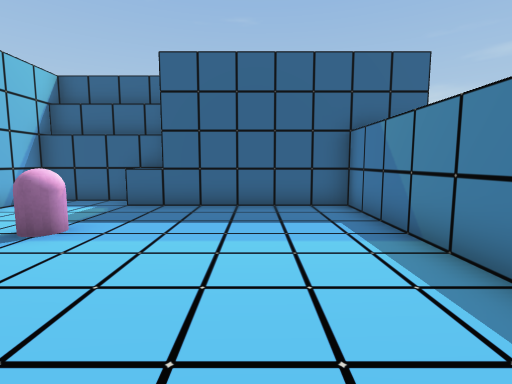
[1] (above)

16 first-person views from a walk through a 3-D level made in the Unity game engine. The camera is 0.58 m above the floor, tilts 6° down and sees 85° across. The floor is counted in squares, 0.5 m on a side. Each view is taken from the middle of a square. On the plan, view 1 faces up. The plan holds only what a view shows up to about 12 squares ahead; the rest is blank. The place goes on beyond the plan. The player character is not drawn. Some surface patterns are stand-ins.

[2]
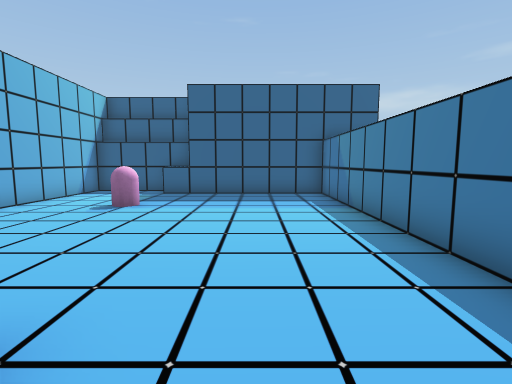

[3]
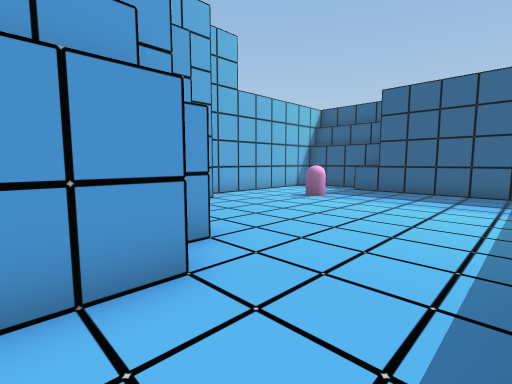

[4]
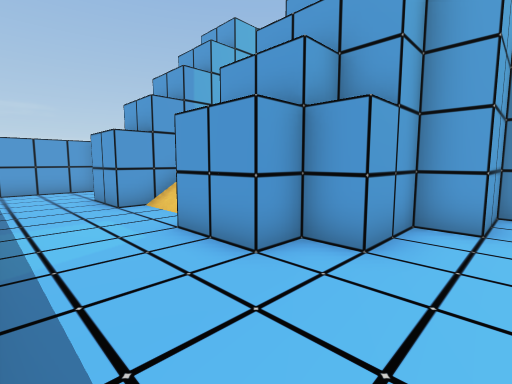

[5]
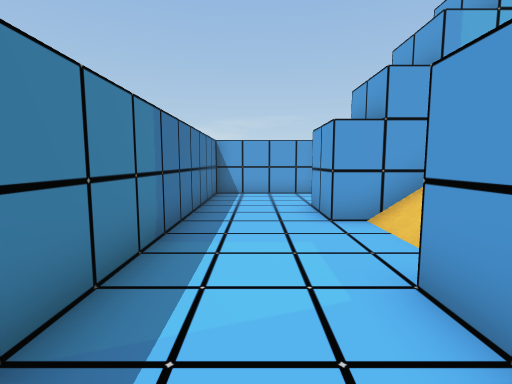

[6]
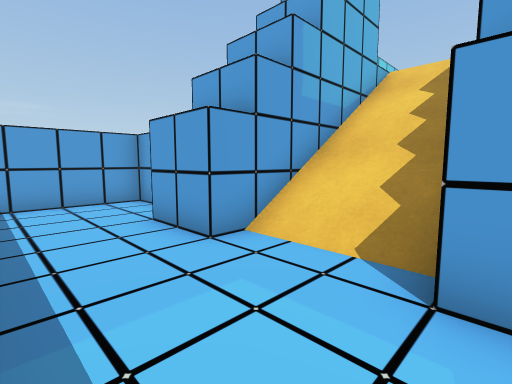

[7]
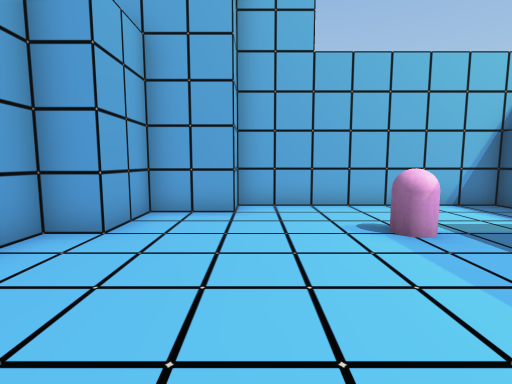

[8]
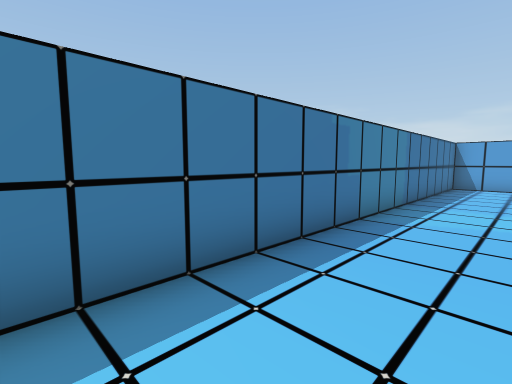

[9]
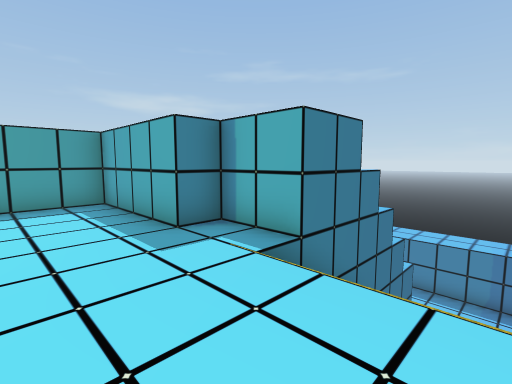

[10]
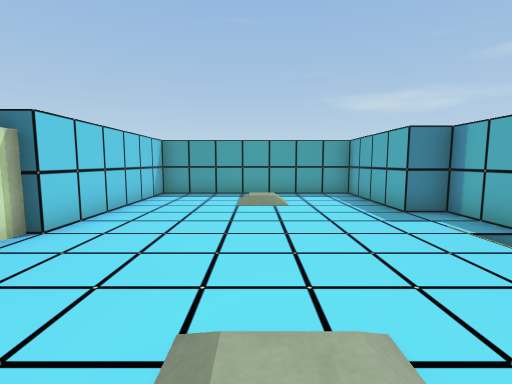

[11]
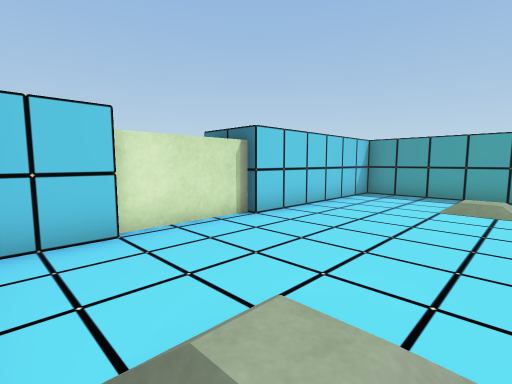

[12]
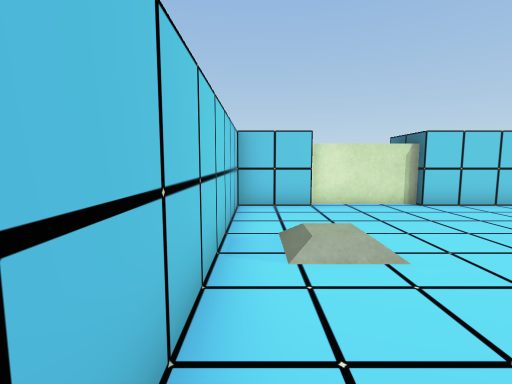

[13]
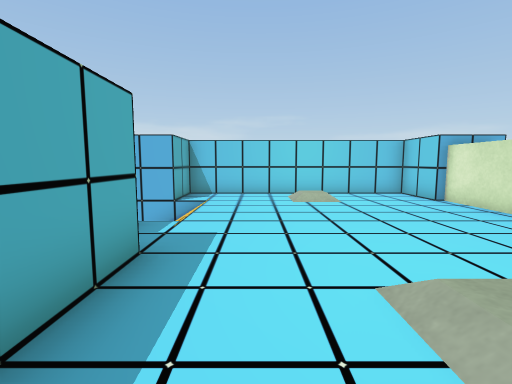

[14]
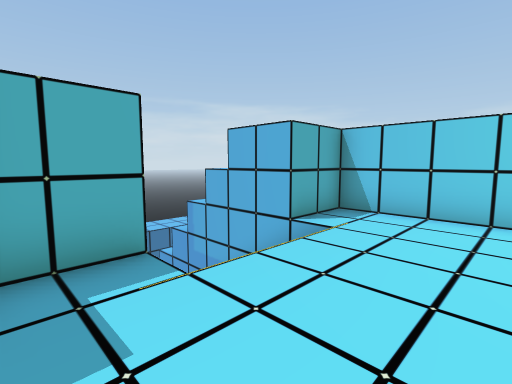

[15]
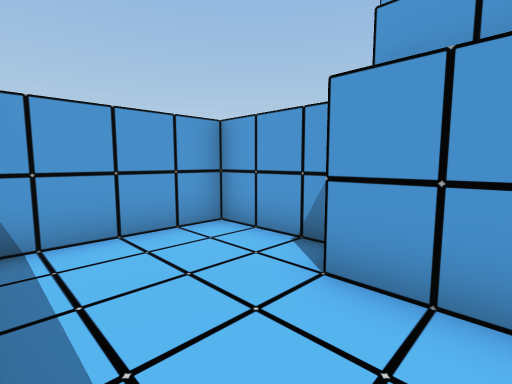

[16]
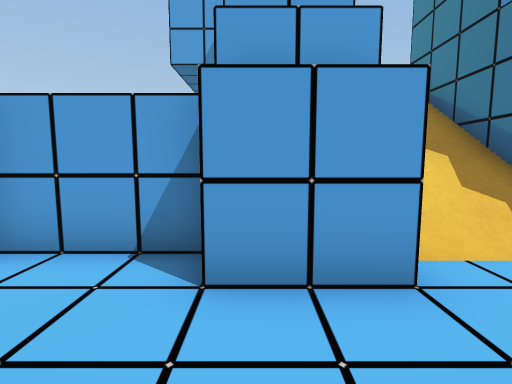

### Floor plan
Key: @ floor where view 1 was taken; # wall or solid block; . main floor; : floor 2 m higher than the main floor; + floor 2.1 m higher than the main floor; / step, stairs or slope; ^ raised ledge; C capsule; B block; O other object.
Columns run from 15 left of view 1 to 3 right of it. Each row starts with its distance up from view 1.
  9         #OOO
  8         #...O######
  7         #.........#
  6         #.........#
  5         #..CC.....#
  4         #..C......#
  3         #.........#
  2 #########.........#
  1 #:::::::##........#
  0 #:::/:::##.....@..#
 -1 #:::+:::####......#
 -2 #:::::::####OO....#
 -3 #::::::::# # OO...#
 -4 #::::::::####OO...#
 -5 B::::::://////....#
 -6 B::::::://////....#
 -7 B::::::://////....#
 -8 #:::+::::######...#
 -9 #::::::::#   ##...#
-10 #########^   #....#
-11         #    #....#
-12              #....#
-13              ######

Where each view was taken, in squares from view 1:
view 1: 0 up, 0 right, facing up
view 2: 3 down, 0 right, facing up
view 3: 4 down, 2 right, facing up-left
view 4: 0 up, 2 right, facing down-left
view 5: 2 down, 1 right, facing down
view 6: 4 down, 2 right, facing down-left
view 7: 2 up, 1 right, facing left
view 8: 2 up, 0 right, facing down-right
view 9: 7 down, 10 left, facing up-right
view 10: 9 down, 11 left, facing up
view 11: 9 down, 10 left, facing up-left
view 12: 9 down, 7 left, facing left
view 13: 1 up, 9 left, facing down
view 14: 3 down, 10 left, facing down-right
view 15: 8 down, 2 right, facing down-left
view 16: 9 down, 2 right, facing left
